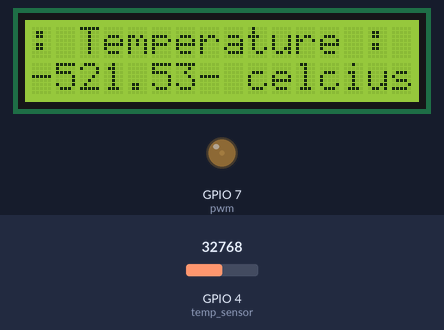
The program below on a simulated ESP32 board running MicroPython. Parts: 16×2 character LCD, output pins drawn as LEDs (lit = HIGH). The test bench sets the inputs (shaded band); at power-on: GPIO 4 (temp_sensor) = 32768 (analog values on the 0–65535 scale). Library files of the repository ran but are not shown: lcd_api.py; pins used as bus, display or sensor lines are not drawn; what the program prints to the serial console is not drawn.

Above: at 1.2 s.
1.3 s: GPIO 4 (temp_sensor) set to 48560
At 2.5 s:
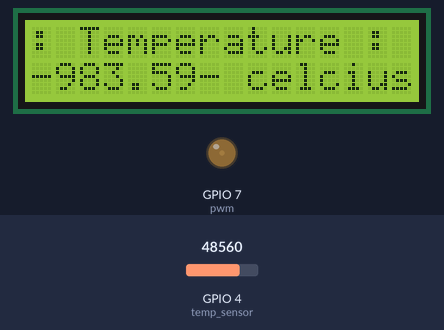
5.4 s: GPIO 4 (temp_sensor) set to 49776
At 6.8 s:
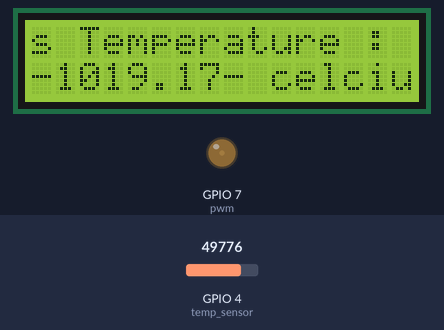
9.5 s: GPIO 4 (temp_sensor) set to 45874
At 11.1 s:
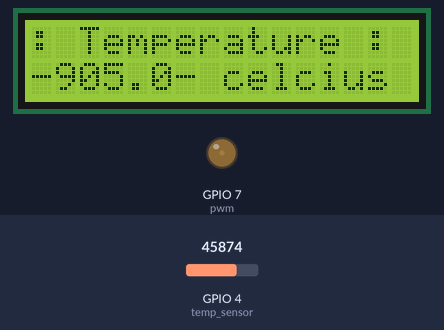
Timing chart, 0 to 12.6 s (numbered marks = the images above; inputs shaded):
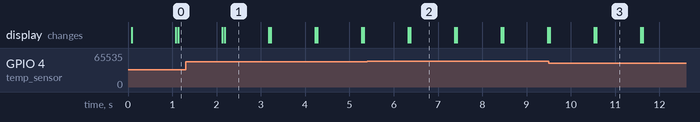

Measured:
- the behaviour switches between 49120 and 49136 on GPIO 4 (temp_sensor) (found by bisection; images 1 and 2)
- after the input at 1.3 s, the display: first differs from a run without the input after 0.88 s (image 1)
- after the input at 5.4 s, the display: first differs from a run without the input after 0.98 s (image 2)
- after the input at 9.5 s, the display: first differs from a run without the input after 1.1 s (image 3)
- what the display in image 1 shows lasts 1.0 s, from 2.2 s to 3.2 s

The program:

display_temperature_on_lcd.py
```python
from machine import Pin,PWM,ADC
from gpio_lcd import GpioLcd
import utime

# LCD PART:

pwm = PWM(Pin(7))
pwm.freq(50)
pwm.duty_ns(1500000)

# Create the LCD object
lcd = GpioLcd(rs_pin=Pin(8),
              enable_pin=Pin(9),
              d4_pin=Pin(10),
              d5_pin=Pin(11),
              d6_pin=Pin(12),
              d7_pin=Pin(13),
              num_lines=2, num_columns=16)


# TEMPERATURE PART:


temp_sensor = ADC(4) # Defauclt connection of on board temperature sensor

while True:
    #get raw sensor data
    raw_sensor_data = temp_sensor.read_u16()

    # convert raw value to equivalent voltage
    sensor_voltage = (raw_sensor_data / 65535)*3.3

    # convert voltage to temperature (celcius)
    temperature = 27 - (sensor_voltage - 0.706)/0.001721

    lcd.putstr(f": Temperature : {round(temperature,2)}° celcius")
    print(f"Temperature : {round(temperature,2)}° celcius")
    utime.sleep(1)
    lcd.clear()

    
```

gpio_lcd.py
```python
"""Implements a HD44780 character LCD connected via ESP32 GPIO pins."""

from lcd_api import LcdApi
from machine import Pin
from utime import sleep_ms, sleep_us


class GpioLcd(LcdApi):
    """Implements a HD44780 character LCD connected via ESP32 GPIO pins."""

    def __init__(self, rs_pin, enable_pin, d0_pin=None, d1_pin=None,
                 d2_pin=None, d3_pin=None, d4_pin=None, d5_pin=None,
                 d6_pin=None, d7_pin=None, rw_pin=None, backlight_pin=None,
                 num_lines=2, num_columns=16):
        """Constructs the GpioLcd object. All of the arguments must be machine.Pin
        objects which describe which pin the given line from the LCD is
        connected to.
        When used in 4-bit mode, only D4, D5, D6, and D7 are physically
        connected to the LCD panel. This function allows you call it like
        GpioLcd(rs, enable, D4, D5, D6, D7) and it will interpret that as
        if you had actually called:
        GpioLcd(rs, enable, d4=D4, d5=D5, d6=D6, d7=D7)
        The enable 8-bit mode, you need pass d0 through d7.
        The rw pin isn't used by this library, but if you specify it, then
        it will be set low.
        """
        self.rs_pin = rs_pin
        self.enable_pin = enable_pin
        self.rw_pin = rw_pin
        self.backlight_pin = backlight_pin
        self._4bit = True
        if d4_pin and d5_pin and d6_pin and d7_pin:
            self.d0_pin = d0_pin
            self.d1_pin = d1_pin
            self.d2_pin = d2_pin
            self.d3_pin = d3_pin
            self.d4_pin = d4_pin
            self.d5_pin = d5_pin
            self.d6_pin = d6_pin
            self.d7_pin = d7_pin
            if self.d0_pin and self.d1_pin and self.d2_pin and self.d3_pin:
                self._4bit = False
        else:
            # This is really 4-bit mode, and the 4 data pins were just
            # passed as the first 4 arguments, so we switch things around.
            self.d0_pin = None
            self.d1_pin = None
            self.d2_pin = None
            self.d3_pin = None
            self.d4_pin = d0_pin
            self.d5_pin = d1_pin
            self.d6_pin = d2_pin
            self.d7_pin = d3_pin
        self.rs_pin.init(Pin.OUT)
        self.rs_pin.value(0)
        if self.rw_pin:
            self.rw_pin.init(Pin.OUT)
            self.rw_pin.value(0)
        self.enable_pin.init(Pin.OUT)
        self.enable_pin.value(0)
        self.d4_pin.init(Pin.OUT)
        self.d5_pin.init(Pin.OUT)
        self.d6_pin.init(Pin.OUT)
        self.d7_pin.init(Pin.OUT)
        self.d4_pin.value(0)
        self.d5_pin.value(0)
        self.d6_pin.value(0)
        self.d7_pin.value(0)
        if not self._4bit:
            self.d0_pin.init(Pin.OUT)
            self.d1_pin.init(Pin.OUT)
            self.d2_pin.init(Pin.OUT)
            self.d3_pin.init(Pin.OUT)
            self.d0_pin.value(0)
            self.d1_pin.value(0)
            self.d2_pin.value(0)
            self.d3_pin.value(0)
        if self.backlight_pin is not None:
            self.backlight_pin.init(Pin.OUT)
            self.backlight_pin.value(0)

        # See about splitting this into begin

        sleep_ms(20)   # Allow LCD time to powerup
        # Send reset 3 times
        self.hal_write_init_nibble(self.LCD_FUNCTION_RESET)
        sleep_ms(5)    # need to delay at least 4.1 msec
        self.hal_write_init_nibble(self.LCD_FUNCTION_RESET)
        sleep_ms(1)
        self.hal_write_init_nibble(self.LCD_FUNCTION_RESET)
        sleep_ms(1)
        cmd = self.LCD_FUNCTION
        if not self._4bit:
            cmd |= self.LCD_FUNCTION_8BIT
        self.hal_write_init_nibble(cmd)
        sleep_ms(1)
        LcdApi.__init__(self, num_lines, num_columns)
        if num_lines > 1:
            cmd |= self.LCD_FUNCTION_2LINES
        self.hal_write_command(cmd)

    def hal_pulse_enable(self):
        """Pulse the enable line high, and then low again."""
        self.enable_pin.value(0)
        sleep_us(1)
        self.enable_pin.value(1)
        sleep_us(1)       # Enable pulse needs to be > 450 nsec
        self.enable_pin.value(0)
        sleep_us(100)     # Commands need > 37us to settle

    def hal_write_init_nibble(self, nibble):
        """Writes an initialization nibble to the LCD.
        This particular function is only used during initialization.
        """
        self.hal_write_4bits(nibble >> 4)

    def hal_backlight_on(self):
        """Allows the hal layer to turn the backlight on."""
        if self.backlight_pin:
            self.backlight_pin.value(1)

    def hal_backlight_off(self):
        """Allows the hal layer to turn the backlight off."""
        if self.backlight_pin:
            self.backlight_pin.value(0)

    def hal_write_command(self, cmd):
        """Writes a command to the LCD.
        Data is latched on the falling edge of E.
        """
        self.rs_pin.value(0)
        self.hal_write_8bits(cmd)
        if cmd <= 3:
            # The home and clear commands require a worst
            # case delay of 4.1 msec
            sleep_ms(5)

    def hal_write_data(self, data):
        """Write data to the LCD."""
        self.rs_pin.value(1)
        self.hal_write_8bits(data)

    def hal_write_8bits(self, value):
        """Writes 8 bits of data to the LCD."""
        if self.rw_pin:
            self.rw_pin.value(0)
        if self._4bit:
            self.hal_write_4bits(value >> 4)
            self.hal_write_4bits(value)
        else:
            self.d3_pin.value(value & 0x08)
            self.d2_pin.value(value & 0x04)
            self.d1_pin.value(value & 0x02)
            self.d0_pin.value(value & 0x01)
            self.hal_write_4bits(value >> 4)

    def hal_write_4bits(self, nibble):
        """Writes 4 bits of data to the LCD."""
        self.d7_pin.value(nibble & 0x08)
        self.d6_pin.value(nibble & 0x04)
        self.d5_pin.value(nibble & 0x02)
        self.d4_pin.value(nibble & 0x01)
        self.hal_pulse_enable()
```
